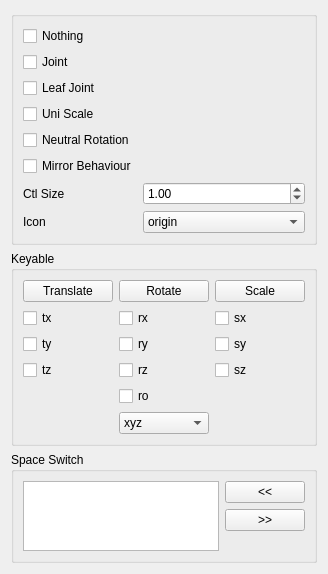
<?xml version="1.0" encoding="UTF-8"?>
<ui version="4.0">
 <class>Form</class>
 <widget class="QWidget" name="Form">
  <property name="geometry">
   <rect>
    <x>0</x>
    <y>0</y>
    <width>328</width>
    <height>502</height>
   </rect>
  </property>
  <property name="windowTitle">
   <string>Form</string>
  </property>
  <layout class="QVBoxLayout" name="verticalLayout">
   <item>
    <widget class="QGroupBox" name="groupBox">
     <property name="title">
      <string/>
     </property>
     <layout class="QGridLayout" name="gridLayout_3">
      <item row="2" column="0">
       <widget class="QCheckBox" name="leaf_joint_checkBox">
        <property name="text">
         <string>Leaf Joint</string>
        </property>
       </widget>
      </item>
      <item row="3" column="0">
       <widget class="QCheckBox" name="uni_scale_checkBox">
        <property name="text">
         <string>Uni Scale</string>
        </property>
       </widget>
      </item>
      <item row="7" column="0">
       <widget class="QLabel" name="label_2">
        <property name="text">
         <string>Icon</string>
        </property>
       </widget>
      </item>
      <item row="7" column="1">
       <widget class="QComboBox" name="icon_comboBox">
        <property name="sizePolicy">
         <sizepolicy hsizetype="Expanding" vsizetype="Fixed">
          <horstretch>0</horstretch>
          <verstretch>0</verstretch>
         </sizepolicy>
        </property>
        <item>
         <property name="text">
          <string>origin</string>
         </property>
        </item>
        <item>
         <property name="text">
          <string>host</string>
         </property>
        </item>
        <item>
         <property name="text">
          <string>arrow</string>
         </property>
        </item>
        <item>
         <property name="text">
          <string>arrow4</string>
         </property>
        </item>
        <item>
         <property name="text">
          <string>square</string>
         </property>
        </item>
        <item>
         <property name="text">
          <string>wave</string>
         </property>
        </item>
        <item>
         <property name="text">
          <string>circle</string>
         </property>
        </item>
        <item>
         <property name="text">
          <string>circle3</string>
         </property>
        </item>
        <item>
         <property name="text">
          <string>locator</string>
         </property>
        </item>
        <item>
         <property name="text">
          <string>cube</string>
         </property>
        </item>
        <item>
         <property name="text">
          <string>x</string>
         </property>
        </item>
        <item>
         <property name="text">
          <string>angle</string>
         </property>
        </item>
       </widget>
      </item>
      <item row="6" column="0">
       <widget class="QLabel" name="label">
        <property name="text">
         <string>Ctl Size</string>
        </property>
       </widget>
      </item>
      <item row="0" column="0">
       <widget class="QCheckBox" name="nothing_checkBox">
        <property name="text">
         <string>Nothing</string>
        </property>
       </widget>
      </item>
      <item row="6" column="1">
       <widget class="QDoubleSpinBox" name="ctl_size_doubleSpinBox">
        <property name="minimum">
         <double>0.010000000000000</double>
        </property>
        <property name="maximum">
         <double>999.000000000000000</double>
        </property>
        <property name="value">
         <double>1.000000000000000</double>
        </property>
       </widget>
      </item>
      <item row="1" column="0">
       <widget class="QCheckBox" name="joint_checkBox">
        <property name="text">
         <string>Joint</string>
        </property>
       </widget>
      </item>
      <item row="4" column="0">
       <widget class="QCheckBox" name="neutral_rotation_checkBox">
        <property name="text">
         <string>Neutral Rotation</string>
        </property>
       </widget>
      </item>
      <item row="5" column="0">
       <widget class="QCheckBox" name="mirror_behaviour_checkBox">
        <property name="text">
         <string>Mirror Behaviour</string>
        </property>
       </widget>
      </item>
     </layout>
    </widget>
   </item>
   <item>
    <widget class="QGroupBox" name="groupBox_2">
     <property name="title">
      <string>Keyable</string>
     </property>
     <layout class="QGridLayout" name="gridLayout">
      <item row="0" column="1">
       <widget class="QPushButton" name="rotate_pushButton">
        <property name="text">
         <string>Rotate</string>
        </property>
       </widget>
      </item>
      <item row="1" column="0">
       <widget class="QCheckBox" name="tx_checkBox">
        <property name="text">
         <string>tx</string>
        </property>
       </widget>
      </item>
      <item row="2" column="2">
       <widget class="QCheckBox" name="sy_checkBox">
        <property name="text">
         <string>sy</string>
        </property>
       </widget>
      </item>
      <item row="2" column="0">
       <widget class="QCheckBox" name="ty_checkBox">
        <property name="text">
         <string>ty</string>
        </property>
       </widget>
      </item>
      <item row="3" column="0">
       <widget class="QCheckBox" name="tz_checkBox">
        <property name="text">
         <string>tz</string>
        </property>
       </widget>
      </item>
      <item row="2" column="1">
       <widget class="QCheckBox" name="ry_checkBox">
        <property name="text">
         <string>ry</string>
        </property>
       </widget>
      </item>
      <item row="1" column="2">
       <widget class="QCheckBox" name="sx_checkBox">
        <property name="text">
         <string>sx</string>
        </property>
       </widget>
      </item>
      <item row="1" column="1">
       <widget class="QCheckBox" name="rx_checkBox">
        <property name="text">
         <string>rx</string>
        </property>
       </widget>
      </item>
      <item row="3" column="2">
       <widget class="QCheckBox" name="sz_checkBox">
        <property name="text">
         <string>sz</string>
        </property>
       </widget>
      </item>
      <item row="0" column="0">
       <widget class="QPushButton" name="translate_pushButton">
        <property name="text">
         <string>Translate</string>
        </property>
       </widget>
      </item>
      <item row="0" column="2">
       <widget class="QPushButton" name="scale_pushButton">
        <property name="text">
         <string>Scale</string>
        </property>
       </widget>
      </item>
      <item row="3" column="1">
       <widget class="QCheckBox" name="rz_checkBox">
        <property name="text">
         <string>rz</string>
        </property>
       </widget>
      </item>
      <item row="4" column="1">
       <widget class="QCheckBox" name="ro_checkBox">
        <property name="text">
         <string>ro</string>
        </property>
       </widget>
      </item>
      <item row="5" column="1">
       <widget class="QComboBox" name="ro_comboBox">
        <item>
         <property name="text">
          <string>xyz</string>
         </property>
        </item>
        <item>
         <property name="text">
          <string>yzx</string>
         </property>
        </item>
        <item>
         <property name="text">
          <string>zxy</string>
         </property>
        </item>
        <item>
         <property name="text">
          <string>xzy</string>
         </property>
        </item>
        <item>
         <property name="text">
          <string>yxz</string>
         </property>
        </item>
        <item>
         <property name="text">
          <string>zyx</string>
         </property>
        </item>
       </widget>
      </item>
     </layout>
    </widget>
   </item>
   <item>
    <widget class="QGroupBox" name="groupBox_3">
     <property name="title">
      <string>Space Switch</string>
     </property>
     <layout class="QGridLayout" name="gridLayout_2">
      <item row="1" column="1">
       <widget class="QPushButton" name="remove_pushButton">
        <property name="text">
         <string>&gt;&gt;</string>
        </property>
       </widget>
      </item>
      <item row="2" column="1">
       <spacer name="verticalSpacer">
        <property name="orientation">
         <enum>Qt::Vertical</enum>
        </property>
        <property name="sizeHint" stdset="0">
         <size>
          <width>20</width>
          <height>100</height>
         </size>
        </property>
       </spacer>
      </item>
      <item row="0" column="1">
       <widget class="QPushButton" name="add_pushButton">
        <property name="text">
         <string>&lt;&lt;</string>
        </property>
       </widget>
      </item>
      <item row="0" column="0" rowspan="3">
       <widget class="QListWidget" name="listWidget"/>
      </item>
     </layout>
    </widget>
   </item>
  </layout>
 </widget>
 <resources/>
 <connections/>
</ui>
